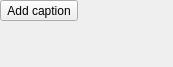
<?xml version="1.0" encoding="UTF-8"?>
<ui version="4.0">
 <class>SimpleCaptionsWidget</class>
 <widget class="QWidget" name="SimpleCaptionsWidget">
  <property name="geometry">
   <rect>
    <x>0</x>
    <y>0</y>
    <width>173</width>
    <height>67</height>
   </rect>
  </property>
  <property name="sizePolicy">
   <sizepolicy hsizetype="Fixed" vsizetype="Minimum">
    <horstretch>0</horstretch>
    <verstretch>0</verstretch>
   </sizepolicy>
  </property>
  <layout class="QGridLayout" name="gridLayout_2" columnstretch="0,1">
   <property name="margin">
    <number>0</number>
   </property>
   <property name="spacing">
    <number>0</number>
   </property>
   <item row="0" column="0">
    <layout class="QGridLayout" name="gridLayout">
     <property name="spacing">
      <number>2</number>
     </property>
     <item row="0" column="0" rowspan="2">
      <widget class="QToolButton" name="addCitation">
       <property name="text">
        <string>Add caption</string>
       </property>
       <property name="autoRaise">
        <bool>false</bool>
       </property>
      </widget>
     </item>
    </layout>
   </item>
   <item row="0" column="1">
    <spacer name="horizontalSpacer_2">
     <property name="orientation">
      <enum>Qt::Horizontal</enum>
     </property>
     <property name="sizeType">
      <enum>QSizePolicy::Preferred</enum>
     </property>
     <property name="sizeHint" stdset="0">
      <size>
       <width>0</width>
       <height>20</height>
      </size>
     </property>
    </spacer>
   </item>
   <item row="1" column="0">
    <spacer>
     <property name="orientation">
      <enum>Qt::Vertical</enum>
     </property>
     <property name="sizeType">
      <enum>QSizePolicy::Expanding</enum>
     </property>
     <property name="sizeHint" stdset="0">
      <size>
       <width>0</width>
       <height>0</height>
      </size>
     </property>
    </spacer>
   </item>
  </layout>
 </widget>
 <tabstops>
  <tabstop>addCitation</tabstop>
 </tabstops>
 <resources/>
 <connections/>
</ui>
